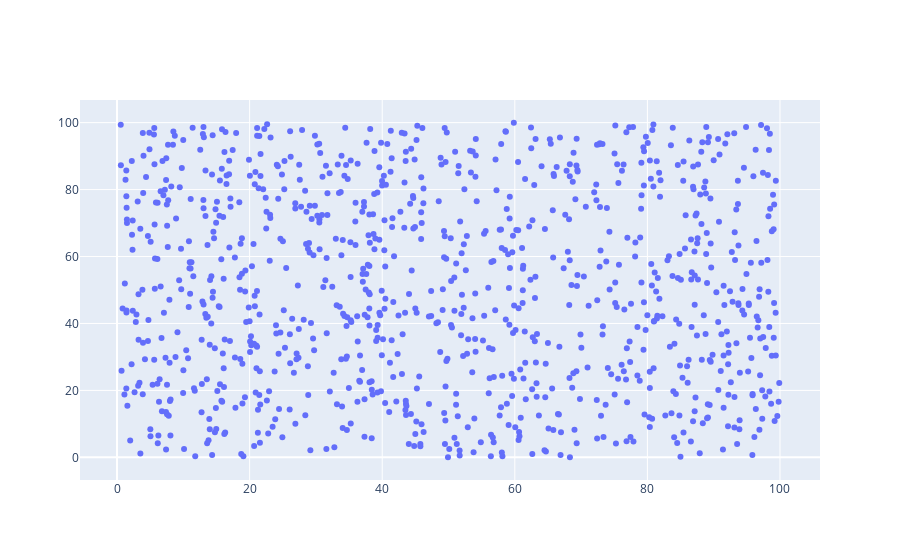
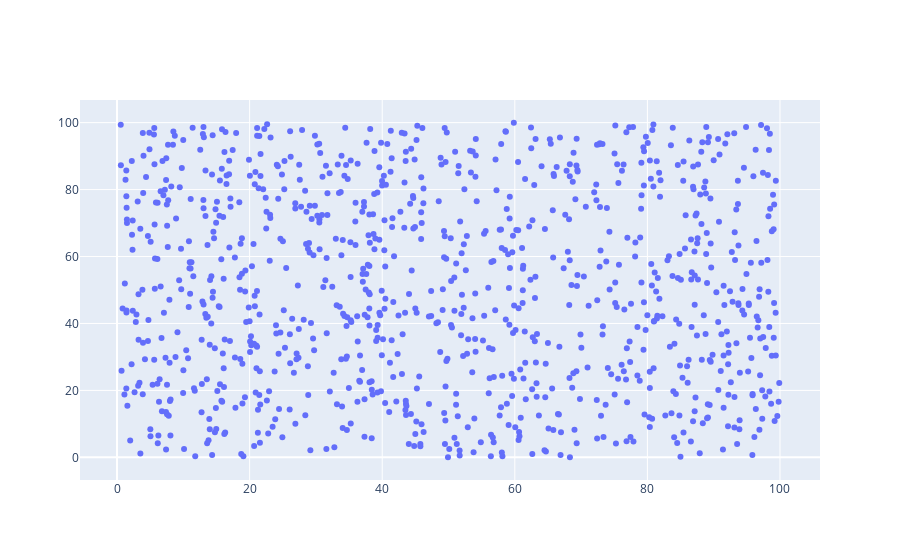

The code cell stored with these charts, in order, in its notebook:
### Markdown cell above
# Dragmode

By default, you can adjust the scale and display sector of Plotly plots by dragging them with your mouse. Sometimes this feature is not suitable, so you can disable it by setting the `dragmode` layout property to `False`.

In the following example I build absolutely inetic plots, but in the first case `dragmode=True` (defalut case), in the second case `dragmode=False`. So try it yourself - you can drag the first plot and cat the second.

### Code cell
import numpy as np
import plotly.graph_objects as go

samples_counts = 1000
x_values = np.random.uniform(0, 100, samples_counts)
y_values = np.random.uniform(0, 100, samples_counts)

my_scatter = go.Scatter(
    x = x_values,
    y = y_values,
    mode = "markers"
)

go.Figure(my_scatter).show()

go.Figure(
    data = my_scatter,
    layout=dict(dragmode = False)
).show()

### Figure 1 — Plotly figure (JSON) as saved in the notebook; plotly's stock layout.template omitted (floating-point values rounded to 4 significant figures; data arrays with more than 128 entries replaced by an {"elided": "..."} marker saying what was removed)
{"data": [{"mode": "markers", "type": "scatter", "x": {"elided": "1000 float values"}, "y": {"elided": "1000 float values"}}], "layout": {"autosize": true, "xaxis": {"autorange": true, "range": [-5.858, 106.3], "type": "linear"}, "yaxis": {"autorange": true, "range": [-8.215, 108.2], "type": "linear"}}}

### Figure 2 — Plotly figure (JSON) as saved in the notebook; plotly's stock layout.template omitted (floating-point values rounded to 4 significant figures; data arrays with more than 128 entries replaced by an {"elided": "..."} marker saying what was removed)
{"data": [{"mode": "markers", "type": "scatter", "x": {"elided": "1000 float values"}, "y": {"elided": "1000 float values"}}], "layout": {"autosize": true, "dragmode": false, "xaxis": {"autorange": true, "range": [-5.858, 106.3], "type": "linear"}, "yaxis": {"autorange": true, "range": [-8.215, 108.2], "type": "linear"}}}
